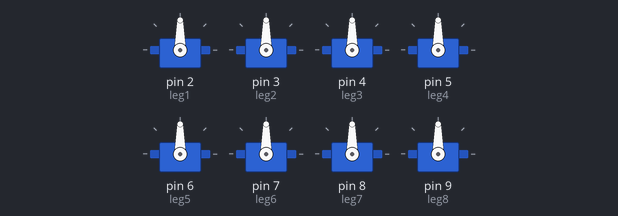
The sketch below on a simulated Arduino Uno, built with avr-gcc and run on an emulated ATmega328P. On the bench: 8 × servo.

Above: at 0.1 s.
At 3.5 s:
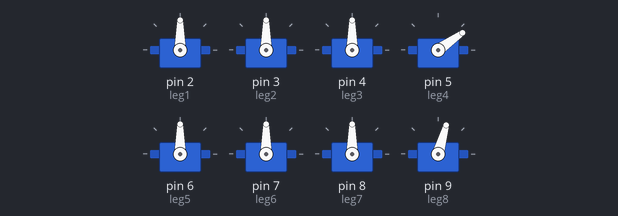
At 5.5 s:
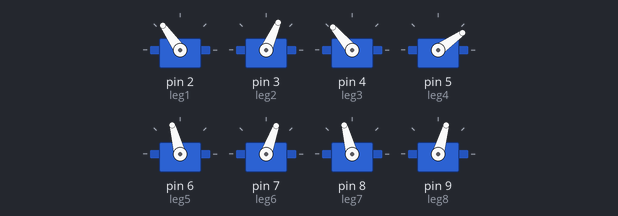
At 7.9 s:
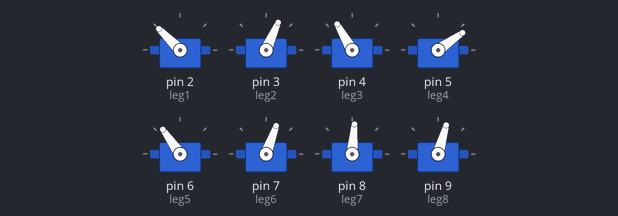
At 10.1 s:
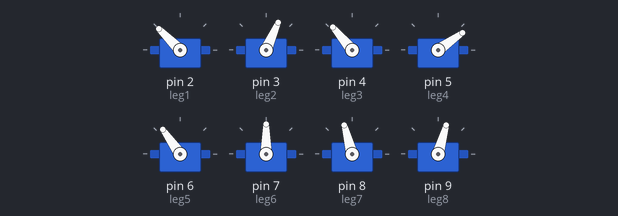
At 12.3 s:
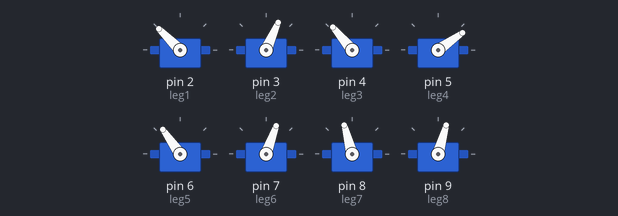
Timing chart, 0 to 13.8 s (numbered marks = the images above):
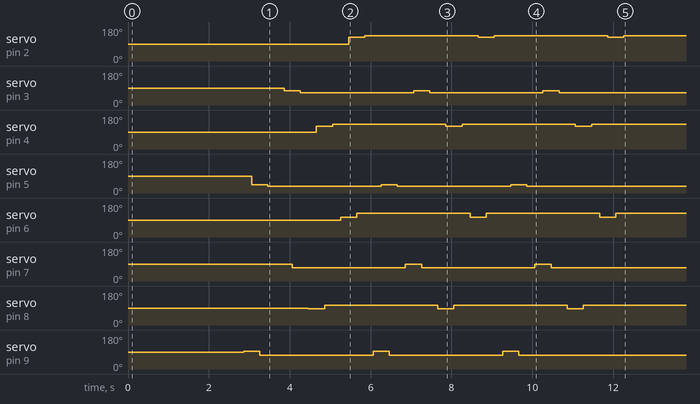

The sketch:

Cord_crawlGait.ino
```cpp
#include <Servo.h>

// initialize the servos
Servo leg1;
Servo leg2;
Servo leg3;
Servo leg4;
Servo leg5;
Servo leg6;
Servo leg7;
Servo leg8;

// CORD's initial angles

// leg1: 170
// leg2: 31
// leg3: 165
// leg4: 0
// leg5: 25
// leg6: 170
// leg7: 17
// leg8: 179

// legs 1~4: 35 degree rotation for standing position
// legs 5~8: 100 degree rotation for standing position (+ minor adjustments)

// initialize standing angles
int standAngles[8] = {135, 66, 130, 35, 125, 70, 105, 74};

// Make CORD stand up
void stand(Servo servos[], int standAngles[], int numServos) {
  bool movementComplete = false;

  // initialize the initial angles of the servos
  int upperInitial[4] = {servos[0].read(), servos[1].read(), servos[2].read(), servos[3].read()};
  int lowerInitial[4] = {servos[4].read(), servos[5].read(), servos[6].read(), servos[7].read()};

  // initialize the stand angles of the servos
  int upperStand[4] = {standAngles[0], standAngles[1], standAngles[2], standAngles[3]};
  int lowerStand[4] = {standAngles[4], standAngles[5], standAngles[6], standAngles[7]};


// upper leg stand
  while (!movementComplete) {
    movementComplete = true;
    for (int i = 0; i < 4; i++) {
      if (upperInitial[i] < upperStand[i]) {
        upperInitial[i]++;
        servos[i].write(upperInitial[i]);
        movementComplete = false;
      } else if (upperInitial[i] > upperStand[i]) {
        upperInitial[i]--;
        servos[i].write(upperInitial[i]);
        movementComplete = false;
      }
    }
    delay(20);
  }

  movementComplete = false;

  // lower leg stand
  while (!movementComplete) {
    movementComplete = true;
    for (int i = 0; i < 4; i++) {
      if (lowerInitial[i] < lowerStand[i]) {
        lowerInitial[i]++;
        servos[i].write(lowerInitial[i]);
        movementComplete = false;
      } else if (lowerInitial[i] > lowerStand[i]) {
        lowerInitial[i]--;
        servos[i].write(lowerInitial[i]);
        movementComplete = false;
      }
    }
    delay(20);
  }

}

// Moving 1 leg (upper and lower) - crawl gait
void crawl(Servo &upperLeg, Servo &lowerLeg, bool upperClosertoZero, bool lowerClosertoZero, int currentUpper, int currentLower) {

  // move lower leg up
  if (lowerClosertoZero) {
    lowerLeg.write(currentLower + 20);
  } else {
    lowerLeg.write(currentLower - 20);
  }

  delay(200);

  // move upper leg forward
  if (upperClosertoZero) {
    upperLeg.write(currentUpper + 10);
  } else {
    upperLeg.write(currentUpper - 10);
  }

  delay(200);

  // move lower leg down
  lowerLeg.write(currentLower);

  delay(200);

  // move upper leg to original position
  upperLeg.write(currentUpper);

  delay(200);

}

void setup() {
    // Attach each servo to its corresponding pin
    leg1.attach(2);
    leg2.attach(3);
    leg3.attach(4);
    leg4.attach(5);
    leg5.attach(6);
    leg6.attach(7);
    leg7.attach(8);
    leg8.attach(9);

    delay(1000);

    Servo servos[8] = {leg1, leg2, leg3, leg4, leg5, leg6, leg7, leg8};
    stand(servos, standAngles, 8);

    // Implement the crawl gait
    // leg move order: 4 -> 2 -> 3 -> 1
    // repeat for n times
    int n = 3;
    for (int step = 0; step < n; step++) {

      // Move legs 4 and 8 (right back leg)
      crawl(leg4, leg8, true, true, standAngles[3], standAngles[7]);

      // Move legs 2 and 6 (right front leg)
      crawl(leg2, leg6, true, true, standAngles[1], standAngles[5]);

      // Move legs 3 and 7 (left back leg)
      crawl(leg3, leg7, false, false, standAngles[2], standAngles[6]);

      // Move legs 1 and 5 (left front leg)
      crawl(leg1, leg5, false, false, standAngles[0], standAngles[4]);

    }

    // Return to initial standing position
    for (int i = 0; i < 8; i++) {
      servos[i].write(standAngles[i]);
    }

}

void loop() {
}
```
